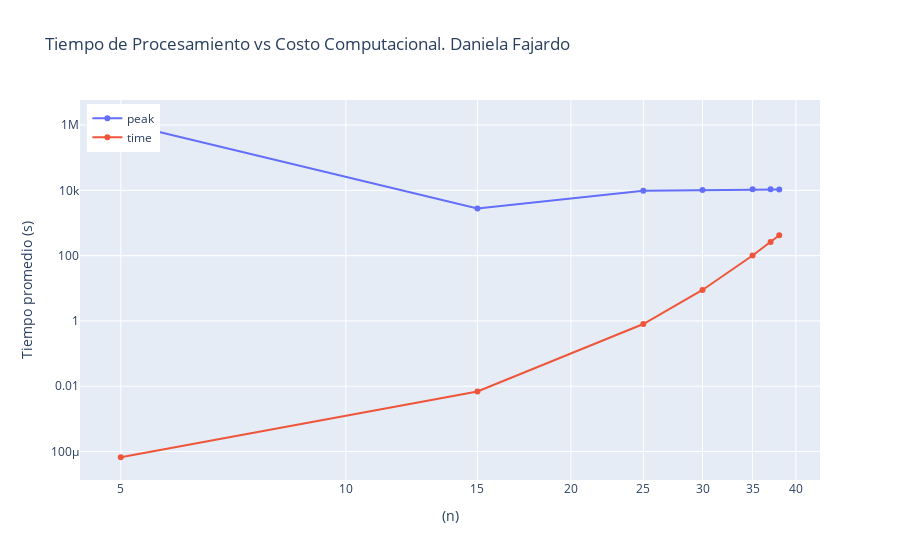

The notebook cell saved with this chart:
### Code cell
import plotly.graph_objs as go
# Datos de ejemplo obtenidos de la celda anterior (ajusta si tienes otros valores):

fig = go.Figure()
fig.add_trace(go.Scatter(x=sizes2, y=vector_rec, mode='lines+markers', name='peak'))
fig.add_trace(go.Scatter(x=sizes2, y=vector_time, mode='lines+markers', name='time'))
fig.update_layout(title='Tiempo de Procesamiento vs Costo Computacional. Daniela Fajardo',
                  xaxis_title='(n)',
                  yaxis_title='Tiempo promedio (s)',
                  legend=dict(x=0.01, y=0.99)) 

fig.update_yaxes(type="log") 
fig.update_xaxes(type="log")

### Figure 1 — Plotly figure (JSON) as saved in the notebook; plotly's stock layout.template omitted (floating-point values rounded to 4 significant figures)
{"data": [{"mode": "lines+markers", "name": "peak", "type": "scatter", "x": [5, 15, 25, 30, 35, 37, 38], "y": [1173078, 2760, 9739, 10190, 10759, 10709, 10615]}, {"mode": "lines+markers", "name": "time", "type": "scatter", "x": [5, 15, 25, 30, 35, 37, 38], "y": [6.69e-05, 0.00691, 0.805, 8.889, 100.7, 261.2, 421.8]}], "layout": {"legend": {"x": 0.01, "y": 0.99}, "title": {"text": "Tiempo de Procesamiento vs Costo Computacional. Daniela Fajardo"}, "xaxis": {"title": {"text": "(n)"}, "type": "log"}, "yaxis": {"title": {"text": "Tiempo promedio (s)"}, "type": "log"}}}
